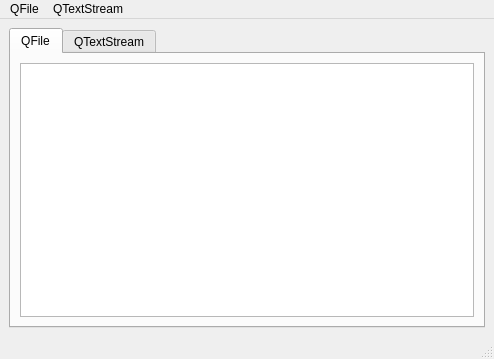
<?xml version="1.0" encoding="UTF-8"?>
<ui version="4.0">
 <class>MainWindow</class>
 <widget class="QMainWindow" name="MainWindow">
  <property name="geometry">
   <rect>
    <x>0</x>
    <y>0</y>
    <width>494</width>
    <height>359</height>
   </rect>
  </property>
  <property name="windowTitle">
   <string>文本文件读写</string>
  </property>
  <widget class="QWidget" name="centralwidget">
   <layout class="QFormLayout" name="formLayout">
    <item row="0" column="0" colspan="2">
     <widget class="QTabWidget" name="tabWidget">
      <property name="currentIndex">
       <number>0</number>
      </property>
      <widget class="QWidget" name="tab">
       <attribute name="title">
        <string>QFile</string>
       </attribute>
       <layout class="QFormLayout" name="formLayout_2">
        <item row="0" column="0" colspan="2">
         <widget class="QTextEdit" name="textEditDevice"/>
        </item>
       </layout>
      </widget>
      <widget class="QWidget" name="tab_2">
       <attribute name="title">
        <string>QTextStream</string>
       </attribute>
       <layout class="QFormLayout" name="formLayout_3">
        <item row="0" column="0" colspan="2">
         <widget class="QTextEdit" name="textEditStream"/>
        </item>
       </layout>
      </widget>
     </widget>
    </item>
   </layout>
  </widget>
  <widget class="QMenuBar" name="menubar">
   <property name="geometry">
    <rect>
     <x>0</x>
     <y>0</y>
     <width>494</width>
     <height>23</height>
    </rect>
   </property>
   <widget class="QMenu" name="menuQFile">
    <property name="title">
     <string>QFile</string>
    </property>
    <addaction name="actionOpenFile"/>
    <addaction name="actionSaveFile"/>
   </widget>
   <widget class="QMenu" name="menuQTextStream">
    <property name="title">
     <string>QTextStream</string>
    </property>
    <addaction name="actionOpenTextFile"/>
    <addaction name="actionSaveTextFile"/>
   </widget>
   <addaction name="menuQFile"/>
   <addaction name="menuQTextStream"/>
  </widget>
  <widget class="QStatusBar" name="statusbar"/>
  <action name="actionOpenFile">
   <property name="text">
    <string>OpenFile</string>
   </property>
  </action>
  <action name="actionSaveFile">
   <property name="text">
    <string>SaveFile</string>
   </property>
  </action>
  <action name="actionOpenTextFile">
   <property name="text">
    <string>OpenTextFile</string>
   </property>
  </action>
  <action name="actionSaveTextFile">
   <property name="text">
    <string>SaveTextFile</string>
   </property>
  </action>
 </widget>
 <resources/>
 <connections/>
</ui>
